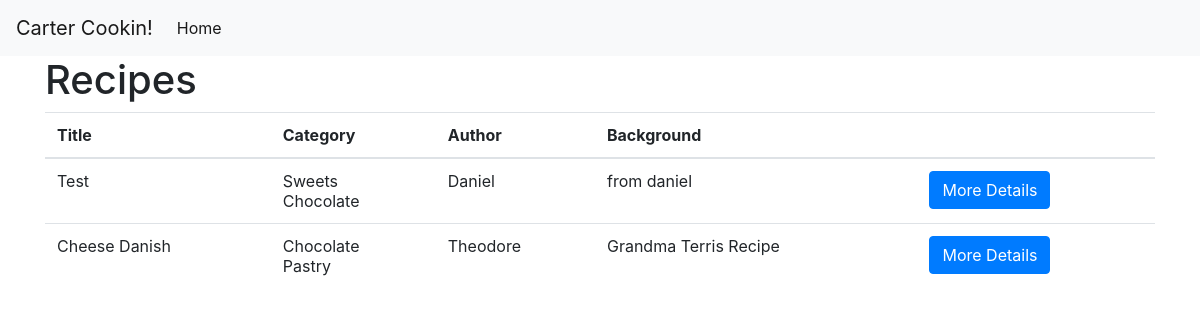
The page / on the database its author committed.
### recipes/models.py (models this page shows)
class Recipe(models.Model):
    title = models.CharField(max_length=150)
    author = models.CharField(max_length=150)
    background = models.CharField(max_length=150)
    process = models.TextField()
    categories = models.ManyToManyField('Category', related_name='recipes')

class Category(models.Model):
    name = models.CharField(max_length=100)

### recipes/views.py (the view)
# urls.py: path("", views.recipe_index, name="recipe_index"),
def recipe_index(request):
    recipes = Recipe.objects.all()
    context = {
        'recipes': recipes
    }
    return render(request, 'recipe_index.html', context)

### templates/recipe_index.html
{% extends "base.html" %}
{% block page_content %}
<h1>Recipes</h1>
<table class="table">
    <thead>
        <th scope="col">Title</th>
        <th scope="col">Category</th>
        <th scope="col">Author</th>
        <th scope="col">Background</th>
        <th scope="col"></th>
    </thead>
    <tbody>
        {% for recipe in recipes %}
        <tr>
            <td>{{ recipe.title }}</td>
            <td>{% for category in recipe.categories.all %}{{ category.name }}</br>
                {% endfor %}
            </td>
            <td>{{ recipe.author }}</td>
            <td>{{ recipe.background }}</td>
            <td> <a href="{% url 'recipe_detail' recipe.pk %}"
                class="btn btn-primary">More Details </a>
            </td>
        </tr>
        {% endfor %}
    </tbody>
</table>
{% endblock %}

### rows shown on the page
Recipe: title "Test", author "Daniel", background "from daniel"
Category: name "Sweets"
Category: name "Chocolate"
Recipe: title "Cheese Danish", author "Theodore", background "Grandma Terris Recipe"
Category: name "Pastry"
